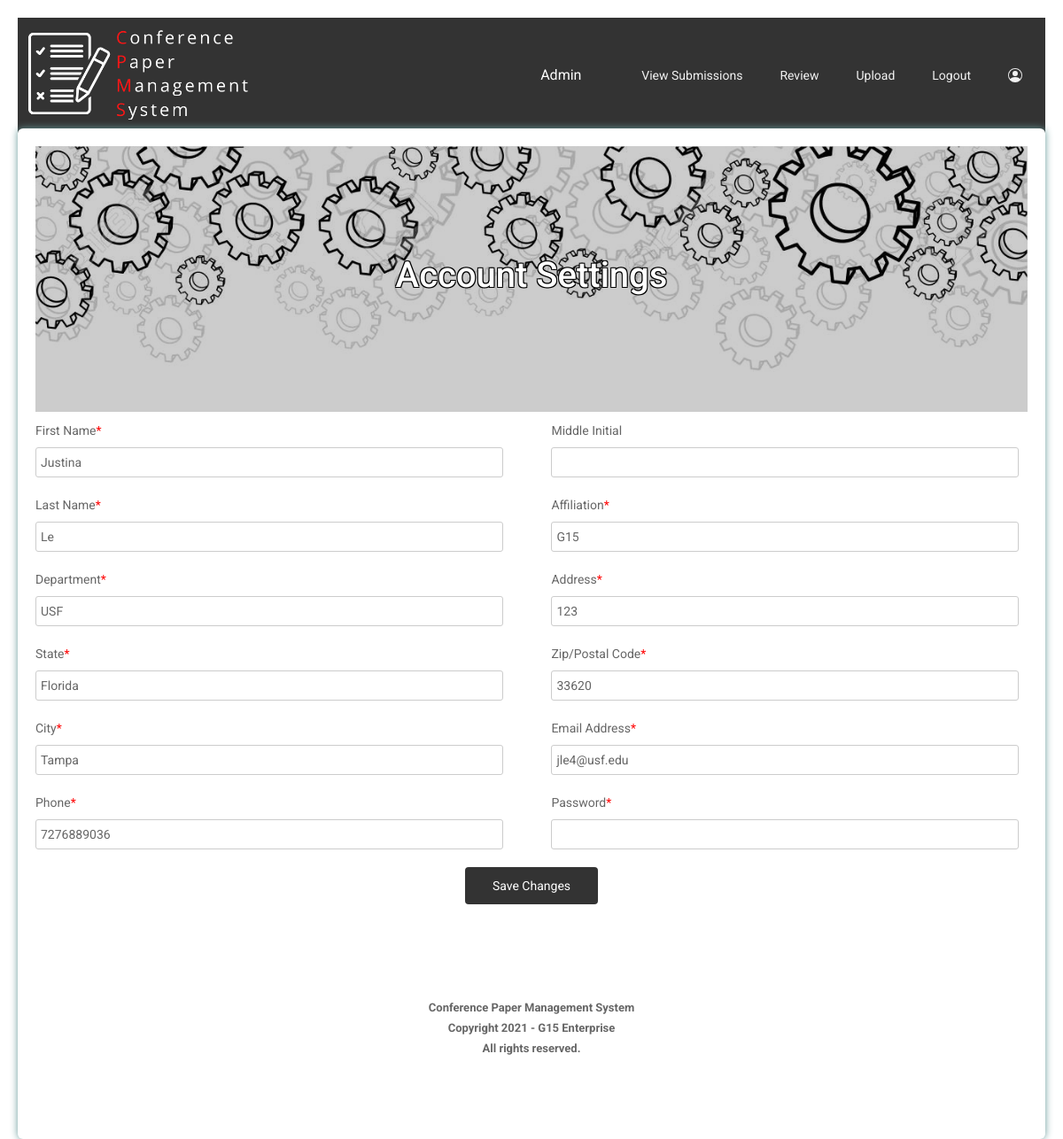
/AccountSettings (signed in), run on an earlier commit of the app's database.
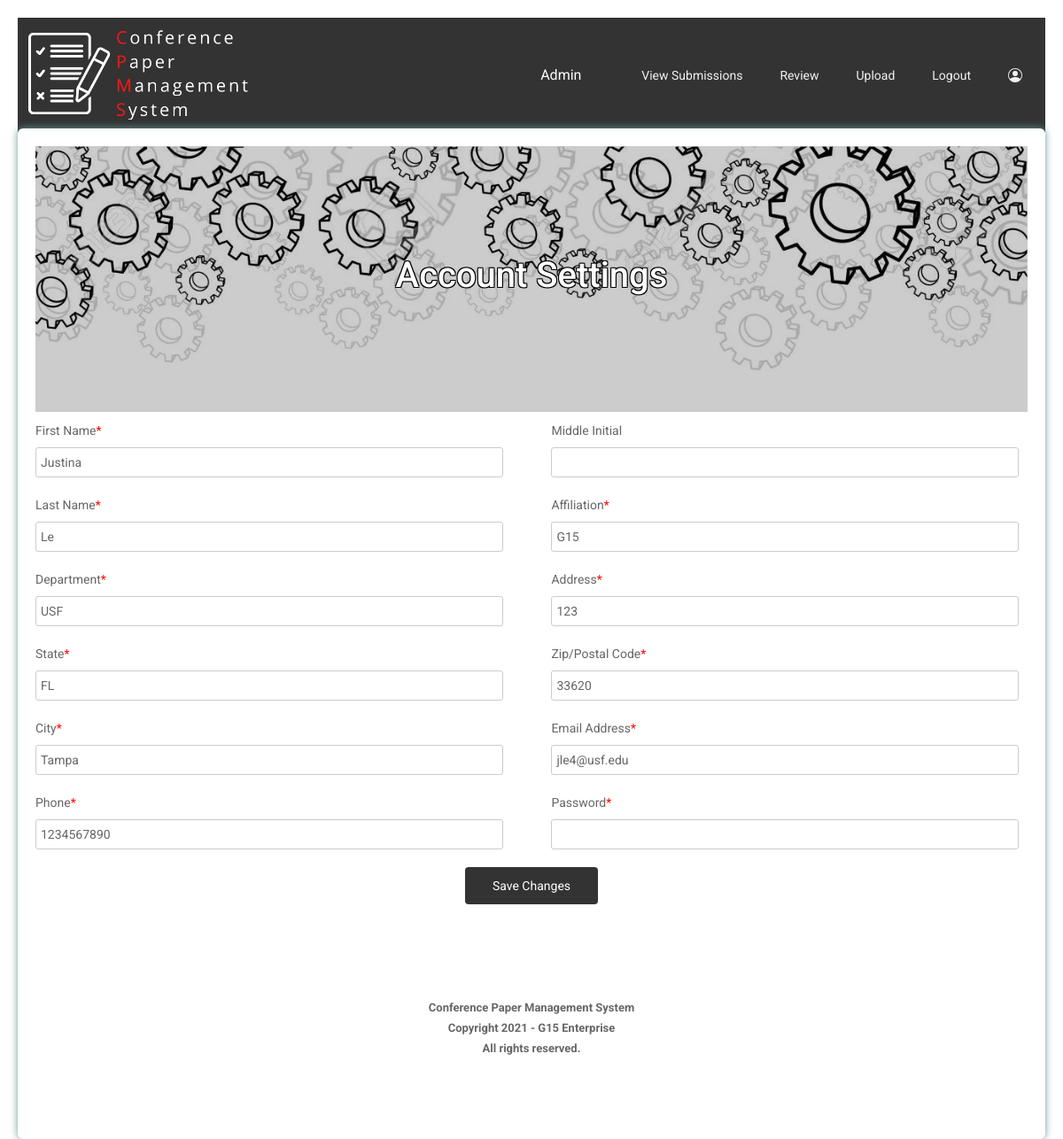
And on a later commit of the database.
### CPMS/models.py (models this page shows, shortened)
class Author(db.Model, UserMixin):
    AuthorID        = db.Column(db.Integer, primary_key=True,)
    FirstName       = db.Column(db.String(50))
    MiddleInitial   = db.Column(db.String(1))
    LastName        = db.Column(db.String(50))
    Affiliation     = db.Column(db.String(50))
    Department      = db.Column(db.String(50))
    Address         = db.Column(db.String(50))
    City            = db.Column(db.String(50))
    State           = db.Column(db.String(2))
    ZipCode         = db.Column(db.String(10))
    PhoneNumber     = db.Column(db.String(50))
    EmailAddress    = db.Column(db.String(100),unique=True)
    Password        = db.Column(db.String(5))
    Papers          = db.relationship('Paper')

### CPMS/app.py (the view, shortened to what this page needs)
@app.route('/AccountSettings',methods=['GET','POST'])
@login_required
def AccountSettings():
    return render_template('AccountSettings.html', user=current_user)

### CPMS/__init__.py (called while the page is built)
def create_app():
    myapp = Flask(__name__)
    myapp.config['SECRET_KEY'] = 'iTried'
    myapp.config['SQLALCHEMY_TRACK_MODIFICATIONS'] = False
    myapp.config['SQLALCHEMY_DATABASE_URI'] = f'sqlite:///{DB_NAME}'
    db.init_app(myapp)
    from .app import app
    myapp.register_blueprint(app, url_prefix='/')
    from .models import Author, Reviewer
    create_database(myapp)
    login_manager = LoginManager()
    login_manager.login_view = 'app.LoginForm'
    login_manager.init_app(myapp)
    @login_manager.user_loader
    def load_user(id):
        if Reviewer.query.get(int(id)):
            print("reviewer found")
            return Reviewer.query.get(int(id))
        elif Author.query.get(int(id)):
            print("author found")
            return Author.query.get(int(id))
        else:
            print('ERROR')
    return myapp

### CPMS/templates/AccountSettings.html (shortened to what this page needs)
<!DOCTYPE html>
<html>
  <head>
    <link rel="stylesheet" href="https://use.fontawesome.com/releases/v5.5.0/css/all.css">
		<link rel="stylesheet" href="static/styles/stylesAccSettings.css">
      <link
      rel="stylesheet"
      href="https://stackpath.bootstrapcdn.com/bootstrap/4.4.1/css/bootstrap.min.css"
    />
    <link
      rel="stylesheet"
      href="https://stackpath.bootstrapcdn.com/font-awesome/4.7.0/css/font-awesome.min.css"
    />
  </head>
  <body>
    <div class="testbox">
     <form method="POST">
      <div class="banner">
        <h1>Account Settings</h1>
      </div>
      <div class="colums">
        <div class="item">
     <label for="FirstName">First Name<span>*</span></label>
     <input id="fname" type="text" name="FirstName" value={{user.FirstName}}>
        </div>
        <div class="item">
     <label for="MiddleInitial"> Middle Initial</label>
     <input id="MiddleInitial" type="text" name="MiddleInitial" value={{user.MiddleInitial}}>
        </div>
        <div class="item">
     <label for="LastName"> Last Name<span>*</span></label>
     <input id="LastName" type="text" name="LastName" value={{user.LastName}}>
        </div>
      <div class="item">
     <label for="Affiliation">Affiliation<span>*</span></label>
     <input id="Affiliation" type="text"   name="Affiliation" value={{user.Affiliation}}>
        </div>
          <div class="item">
     <label for="department">Department<span>*</span></label>
     <input id="department" type="text"   name="Department" value={{user.Department}}>
        </div>
        <div class="item">
     <label for="Department">Address<span>*</span></label>
     <input id="Department" type="text"   name="Address" value={{user.Address}}>
        </div>
        <div class="item">
     <label for="State">State<span>*</span></label>
     <input id="State" type="text"   name="State" value={{user.State}}>
        </div>
        <div class="item">
     <label for="Zip">Zip/Postal Code<span>*</span></label>
     <input id="Zip" type="text" name="Zip" value={{user.ZipCode}}>
        </div>
        <div class="item">
     <label for="City">City<span>*</span></label>
     <input id="City" type="text"   name="City" value={{user.City}}>
        </div>
        <div class="item">
     <label for="EmailAddress">Email Address<span>*</span></label>
     <input id="EmailAddress" type="text"   name="EmailAddress" value={{user.EmailAddress}}>
        </div>
        <div class="item">
     <label for="PhoneNumber">Phone<span>*</span></label>
     <input id="PhoneNumber" type="tel"   name="PhoneNumber" value={{user.PhoneNumber}}>
        </div>
      <div class="item">
       <label for="Password">Password<span>*</span></label>
       <input id="Password" type="password"   name="Password">
          </div>
        </div>
   <div class="btn-block">
     <button type="submit">Save Changes</button>
   </div>
 </form>
    </div>
  </body>
</html>

### CPMS/static/styles/stylesAccSettings.css (style rules this page uses)
html, body { min-height: 100%; }
body, div, form, input, select, textarea, label, p { padding: 0;margin: 0;outline: none;font-family: Roboto, Arial, sans-serif;font-size: 14px;color: #666;line-height: 22px; }
h1 { position: absolute;margin: 0;font-size: 60px; color: #FFF; z-index: 2;line-height: 83px; text-shadow: -1px -1px 0 #000, 1px -1px 0 #000, -1px 1px 0 #000, 1px 1px 0 #000; }
.testbox { display: flex; justify-content: center; align-items: center; height: inherit; padding: 20px; }
form { width: 100%; padding: 20px; border-radius: 6px; background: #fff; box-shadow: 0 0 8px #669999; }
.banner { position: relative; height: 300px; background-image: url('settingsBanner.jpg'); background-size: cover; display: flex; justify-content: center; align-items: center; text-align: center; }
.banner::after { content: ""; background-color: rgba(0, 0, 0, 0.2); position: absolute; width: 100%; height: 100%; }
input, select, textarea { margin-bottom: 10px; border: 1px solid #ccc; border-radius: 3px; }
input { width: calc(100% - 10px); padding: 5px; }
.item { position: relative; margin: 10px 0; }
.item span { color: red; }
.colums { display:flex; justify-content:space-between; flex-direction:row; flex-wrap:wrap; }
.colums div { width:48%; }
.btn-block { margin-top: 10px; text-align: center; }
button { width: 150px; padding: 10px; border: none; border-radius: 5px; background: #669999; font-size: 16px; color: #fff; cursor: pointer; }

### CPMS/static/styles/stylesNAV.css (style rules this page uses)
* { box-sizing: border-box; }
body { margin: 0; }
button { background-color: #333333; border: none; color: white; padding: 10px 24px; text-align: center; text-decoration: none; display: inline-block; border-radius: 4px; }

What changed in the data, as far as the page shows it:
changed Author "Justina": State "Florida" → "FL"; PhoneNumber "7276889036" → "1234567890"
